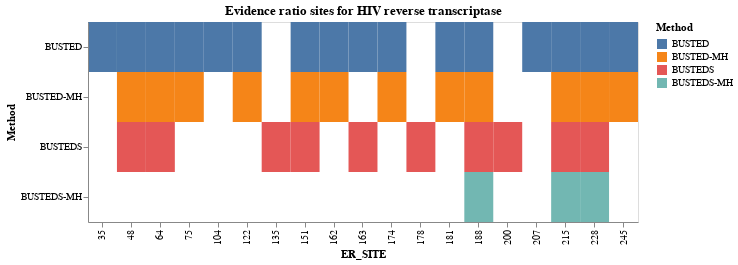

The code cell stored with this chart in its notebook:
### Code cell
gene_tag = "HIV_RT"
sites = df[df["Gene"] == gene_tag]["ER_SITE"].to_list()
print(sites)
sites = [int(x) for x in sites]
sites.sort(reverse = False)
print(sites)
sites = [str(x) for x in sites]
print(sites)

alt.Chart(
    df[df["Gene"] == gene_tag],
    title="Evidence ratio sites for HIV reverse transcriptase"
).mark_rect().encode(
    x=alt.X('ER_SITE:O', sort=sites),
    y='Method',
    color = "Method"
).properties(width=550, height=200)

### Figure 1 — Vega-Lite specification as saved in the notebook (floating-point values rounded to 4 significant figures)
{"config": {"view": {"continuousWidth": 400, "continuousHeight": 300}}, "data": {"name": "data-eee9e912d942147e0747e86d3772063f"}, "mark": "rect", "encoding": {"color": {"field": "Method", "type": "nominal"}, "x": {"field": "ER_SITE", "sort": ["35", "48", "48", "48", "64", "64", "64", "75", "75", "104", "122", "122", "135", "151", "151", "151", "162", "162", "163", "163", "174", "174", "178", "181", "181", "188", "188", "188", "188", "200", "207", "215", "215", "215", "215", "228", "228", "228", "228", "245", "245"], "type": "ordinal"}, "y": {"field": "Method", "type": "nominal"}}, "height": 200, "title": "Evidence ratio sites for HIV reverse transcriptase", "width": 550, "$schema": "https://vega.github.io/schema/vega-lite/v4.17.0.json", "datasets": {"data-eee9e912d942147e0747e86d3772063f": [{"ER_SITE": "35", "Gene": "HIV_RT", "Method": "BUSTED", "ER_VALUE": "9.1341148092035"}, {"ER_SITE": "48", "Gene": "HIV_RT", "Method": "BUSTED", "ER_VALUE": "164.62539766982"}, {"ER_SITE": "64", "Gene": "HIV_RT", "Method": "BUSTED", "ER_VALUE": "30.45965877386143"}, {"ER_SITE": "75", "Gene": "HIV_RT", "Method": "BUSTED", "ER_VALUE": "21.62695948330624"}, {"ER_SITE": "104", "Gene": "HIV_RT", "Method": "BUSTED", "ER_VALUE": "6.9745784438174"}, {"ER_SITE": "122", "Gene": "HIV_RT", "Method": "BUSTED", "ER_VALUE": "202.4551523574854"}, {"ER_SITE": "151", "Gene": "HIV_RT", "Method": "BUSTED", "ER_VALUE": "688.3436395133299"}, {"ER_SITE": "162", "Gene": "HIV_RT", "Method": "BUSTED", "ER_VALUE": "831.2877508751824"}, {"ER_SITE": "163", "Gene": "HIV_RT", "Method": "BUSTED", "ER_VALUE": "12.08835755511558"}, {"ER_SITE": "174", "Gene": "HIV_RT", "Method": "BUSTED", "ER_VALUE": "15.71094812961033"}, {"ER_SITE": "181", "Gene": "HIV_RT", "Method": "BUSTED", "ER_VALUE": "10032.03140029059"}, {"ER_SITE": "188", "Gene": "HIV_RT", "Method": "BUSTED", "ER_VALUE": "1439.601695630816"}, {"ER_SITE": "207", "Gene": "HIV_RT", "Method": "BUSTED", "ER_VALUE": "7.417156849743336"}, {"ER_SITE": "215", "Gene": "HIV_RT", "Method": "BUSTED", "ER_VALUE": "1696.32330214839"}, {"ER_SITE": "228", "Gene": "HIV_RT", "Method": "BUSTED", "ER_VALUE": "1059.079487424945"}, {"ER_SITE": "245", "Gene": "HIV_RT", "Method": "BUSTED", "ER_VALUE": "13654.27880349683"}, {"ER_SITE": "48", "Gene": "HIV_RT", "Method": "BUSTED-MH", "ER_VALUE": "19.05033527880322"}, {"ER_SITE": "64", "Gene": "HIV_RT", "Method": "BUSTED-MH", "ER_VALUE": "8.958711796619502"}, {"ER_SITE": "75", "Gene": "HIV_RT", "Method": "BUSTED-MH", "ER_VALUE": "6.016625453542646"}, {"ER_SITE": "122", "Gene": "HIV_RT", "Method": "BUSTED-MH", "ER_VALUE": "49.66779787049911"}, {"ER_SITE": "151", "Gene": "HIV_RT", "Method": "BUSTED-MH", "ER_VALUE": "166.8153370315515"}, {"ER_SITE": "162", "Gene": "HIV_RT", "Method": "BUSTED-MH", "ER_VALUE": "87.90863303129947"}, {"ER_SITE": "174", "Gene": "HIV_RT", "Method": "BUSTED-MH", "ER_VALUE": "6.139037562627889"}, {"ER_SITE": "181", "Gene": "HIV_RT", "Method": "BUSTED-MH", "ER_VALUE": "2220.49895366152"}, {"ER_SITE": "188", "Gene": "HIV_RT", "Method": "BUSTED-MH", "ER_VALUE": "66.262891498688"}, {"ER_SITE": "215", "Gene": "HIV_RT", "Method": "BUSTED-MH", "ER_VALUE": "105.0794616955028"}, {"ER_SITE": "228", "Gene": "HIV_RT", "Method": "BUSTED-MH", "ER_VALUE": "172.7968075733234"}, {"ER_SITE": "245", "Gene": "HIV_RT", "Method": "BUSTED-MH", "ER_VALUE": "880.0508947009135"}, {"ER_SITE": "48", "Gene": "HIV_RT", "Method": "BUSTEDS", "ER_VALUE": "18.66886351318712"}, {"ER_SITE": "64", "Gene": "HIV_RT", "Method": "BUSTEDS", "ER_VALUE": "32.22384378088151"}, {"ER_SITE": "135", "Gene": "HIV_RT", "Method": "BUSTEDS", "ER_VALUE": "28.56616169660631"}, {"ER_SITE": "151", "Gene": "HIV_RT", "Method": "BUSTEDS", "ER_VALUE": "8.362415292532438"}, {"ER_SITE": "163", "Gene": "HIV_RT", "Method": "BUSTEDS", "ER_VALUE": "10.71596371273477"}, {"ER_SITE": "178", "Gene": "HIV_RT", "Method": "BUSTEDS", "ER_VALUE": "6.48418191387948"}, {"ER_SITE": "188", "Gene": "HIV_RT", "Method": "BUSTEDS", "ER_VALUE": "492.3850097866144"}, {"ER_SITE": "200", "Gene": "HIV_RT", "Method": "BUSTEDS", "ER_VALUE": "17.60116508324547"}, {"ER_SITE": "215", "Gene": "HIV_RT", "Method": "BUSTEDS", "ER_VALUE": "3120.443645493008"}, {"ER_SITE": "228", "Gene": "HIV_RT", "Method": "BUSTEDS", "ER_VALUE": "223.5328980337787"}, {"ER_SITE": "188", "Gene": "HIV_RT", "Method": "BUSTEDS-MH", "ER_VALUE": "6.071354911860675"}, {"ER_SITE": "215", "Gene": "HIV_RT", "Method": "BUSTEDS-MH", "ER_VALUE": "9.962050803478741"}, {"ER_SITE": "228", "Gene": "HIV_RT", "Method": "BUSTEDS-MH", "ER_VALUE": "57.67690210384981"}]}}
